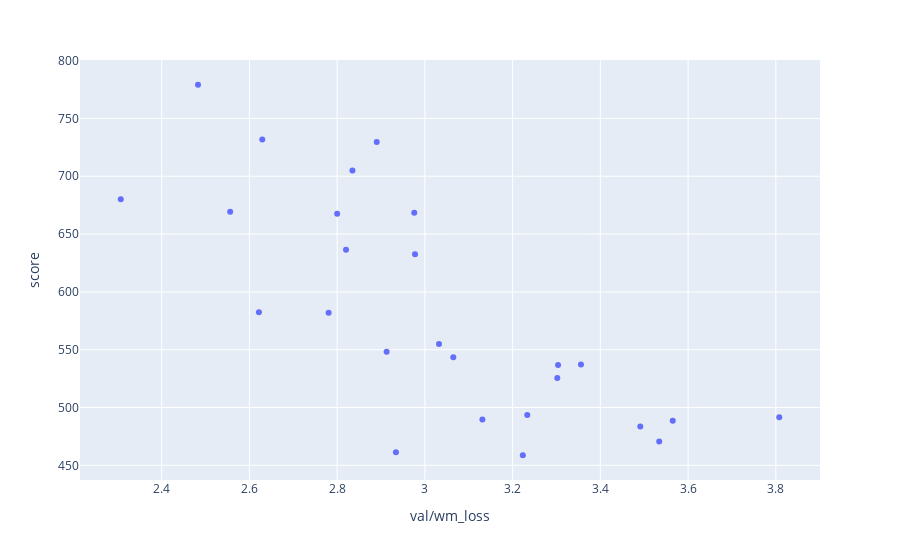

Notebook cell for this chart:
### Code cell
records = []
for test_dir in results_dir.iterdir():
    with open(test_dir / "config.yml", "r") as f:
        cfg = yaml.load(f)
    df = scalars.read(test_dir)
    if "tag" not in df.columns:
        continue

    record = {}
    df_ = df[df["tag"] == "val/mean_ep_ret"]
    record["score"] = df_.loc[df_["step"].idxmax(), "value"]
    df_ = df[df["tag"] == "val/wm_loss"]
    record["val/wm_loss"] = df_.loc[df_["step"].idxmax(), "value"]

    records.append(record)

df_ = pd.DataFrame.from_records(records)
px.scatter(df_, x="val/wm_loss", y="score")

### Figure 1 — Plotly figure (JSON) as saved in the notebook; plotly's stock layout.template omitted (floating-point values rounded to 4 significant figures)
{"data": [{"hovertemplate": "val/wm_loss=%{x}<br>score=%{y}<extra></extra>", "legendgroup": "", "marker": {"color": "#636efa", "symbol": "circle"}, "mode": "markers", "name": "", "orientation": "v", "showlegend": false, "type": "scatter", "x": [3.304, 3.491, 3.534, 3.808, 2.835, 2.976, 2.8, 2.89, 2.307, 2.934, 3.233, 3.131, 2.913, 2.978, 3.356, 2.483, 2.556, 2.622, 3.223, 3.302, 3.565, 3.032, 2.781, 3.065, 2.629, 2.82], "xaxis": "x", "y": [536.8, 483.6, 470.5, 491.5, 705, 668.4, 667.6, 729.6, 680.2, 461.3, 493.5, 489.6, 548.2, 632.6, 537.1, 779.1, 669.3, 582.3, 458.7, 525.6, 488.6, 554.8, 582.0, 543.4, 731.8, 636.4], "yaxis": "y"}], "layout": {"legend": {"tracegroupgap": 0}, "margin": {"t": 60}, "xaxis": {"anchor": "y", "domain": [0, 1], "title": {"text": "val/wm_loss"}}, "yaxis": {"anchor": "x", "domain": [0, 1], "title": {"text": "score"}}}}
